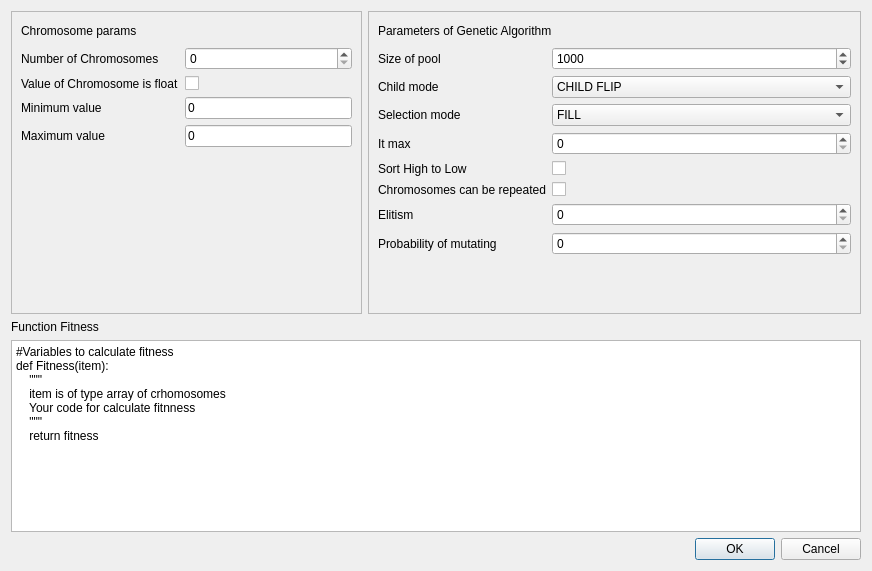
<?xml version="1.0" encoding="UTF-8"?>
<ui version="4.0">
 <class>Dialog</class>
 <widget class="QDialog" name="Dialog">
  <property name="geometry">
   <rect>
    <x>0</x>
    <y>0</y>
    <width>872</width>
    <height>571</height>
   </rect>
  </property>
  <property name="windowTitle">
   <string>Dialog</string>
  </property>
  <layout class="QVBoxLayout" name="verticalLayout">
   <item>
    <layout class="QHBoxLayout" name="horizontalLayout">
     <item>
      <widget class="QFrame" name="frame_2">
       <property name="sizePolicy">
        <sizepolicy hsizetype="Expanding" vsizetype="Preferred">
         <horstretch>0</horstretch>
         <verstretch>0</verstretch>
        </sizepolicy>
       </property>
       <property name="frameShape">
        <enum>QFrame::StyledPanel</enum>
       </property>
       <property name="frameShadow">
        <enum>QFrame::Raised</enum>
       </property>
       <layout class="QVBoxLayout" name="verticalLayout_2">
        <item>
         <widget class="QLabel" name="label">
          <property name="maximumSize">
           <size>
            <width>16777215</width>
            <height>20</height>
           </size>
          </property>
          <property name="text">
           <string>Chromosome params</string>
          </property>
         </widget>
        </item>
        <item>
         <layout class="QFormLayout" name="formLayout_2">
          <property name="fieldGrowthPolicy">
           <enum>QFormLayout::AllNonFixedFieldsGrow</enum>
          </property>
          <item row="0" column="0">
           <widget class="QLabel" name="label_3">
            <property name="text">
             <string>Number of Chromosomes</string>
            </property>
           </widget>
          </item>
          <item row="0" column="1">
           <widget class="QSpinBox" name="N_Chrom"/>
          </item>
          <item row="1" column="0">
           <widget class="QLabel" name="label_5">
            <property name="text">
             <string>Value of Chromosome is float</string>
            </property>
           </widget>
          </item>
          <item row="1" column="1">
           <widget class="QCheckBox" name="Chrm_is_F">
            <property name="text">
             <string/>
            </property>
           </widget>
          </item>
          <item row="2" column="0">
           <widget class="QLabel" name="label_6">
            <property name="text">
             <string>Minimum value</string>
            </property>
           </widget>
          </item>
          <item row="2" column="1">
           <widget class="QLineEdit" name="Chrm_min">
            <property name="text">
             <string>0</string>
            </property>
           </widget>
          </item>
          <item row="3" column="0">
           <widget class="QLabel" name="label_7">
            <property name="text">
             <string>Maximum value</string>
            </property>
           </widget>
          </item>
          <item row="3" column="1">
           <widget class="QLineEdit" name="Chrm_max">
            <property name="text">
             <string>0</string>
            </property>
           </widget>
          </item>
         </layout>
        </item>
       </layout>
      </widget>
     </item>
     <item>
      <widget class="QFrame" name="frame">
       <property name="sizePolicy">
        <sizepolicy hsizetype="Expanding" vsizetype="Expanding">
         <horstretch>0</horstretch>
         <verstretch>0</verstretch>
        </sizepolicy>
       </property>
       <property name="frameShape">
        <enum>QFrame::StyledPanel</enum>
       </property>
       <property name="frameShadow">
        <enum>QFrame::Raised</enum>
       </property>
       <layout class="QVBoxLayout" name="verticalLayout_3">
        <item>
         <widget class="QLabel" name="label_2">
          <property name="maximumSize">
           <size>
            <width>16777215</width>
            <height>20</height>
           </size>
          </property>
          <property name="text">
           <string>Parameters of Genetic Algorithm</string>
          </property>
         </widget>
        </item>
        <item>
         <layout class="QFormLayout" name="formLayout_3">
          <property name="fieldGrowthPolicy">
           <enum>QFormLayout::AllNonFixedFieldsGrow</enum>
          </property>
          <item row="0" column="0">
           <widget class="QLabel" name="label_4">
            <property name="text">
             <string>Size of pool</string>
            </property>
           </widget>
          </item>
          <item row="0" column="1">
           <widget class="QSpinBox" name="Size_of_pool">
            <property name="minimum">
             <number>100</number>
            </property>
            <property name="maximum">
             <number>9999</number>
            </property>
            <property name="value">
             <number>1000</number>
            </property>
           </widget>
          </item>
          <item row="1" column="0">
           <widget class="QLabel" name="label_8">
            <property name="text">
             <string>Child mode</string>
            </property>
           </widget>
          </item>
          <item row="1" column="1">
           <widget class="QComboBox" name="Child_mode">
            <item>
             <property name="text">
              <string>CHILD FLIP</string>
             </property>
            </item>
            <item>
             <property name="text">
              <string>CHILD_SPLIT</string>
             </property>
            </item>
            <item>
             <property name="text">
              <string>CHILD_FLIP_TOURNAMENT_DETERMINISTIC</string>
             </property>
            </item>
            <item>
             <property name="text">
              <string>CHILD_FLIP_TOURNAMENT_PROBABILISTIC</string>
             </property>
            </item>
            <item>
             <property name="text">
              <string>CHILD_MEAN</string>
             </property>
            </item>
            <item>
             <property name="text">
              <string>CHILD_SPLIT_TOURNAMENT_DETERMINISTIC</string>
             </property>
            </item>
            <item>
             <property name="text">
              <string>CHILD_SPLIT_TOURNAMENT_PROBABILISTIC</string>
             </property>
            </item>
           </widget>
          </item>
          <item row="2" column="0">
           <widget class="QLabel" name="label_9">
            <property name="text">
             <string>Selection mode</string>
            </property>
           </widget>
          </item>
          <item row="2" column="1">
           <widget class="QComboBox" name="Selection_mode">
            <item>
             <property name="text">
              <string>FILL</string>
             </property>
            </item>
            <item>
             <property name="text">
              <string>ROULETE</string>
             </property>
            </item>
           </widget>
          </item>
          <item row="3" column="0">
           <widget class="QLabel" name="label_10">
            <property name="text">
             <string>It max</string>
            </property>
           </widget>
          </item>
          <item row="3" column="1">
           <widget class="QSpinBox" name="Itmax"/>
          </item>
          <item row="4" column="0">
           <widget class="QLabel" name="label_11">
            <property name="text">
             <string>Sort High to Low</string>
            </property>
           </widget>
          </item>
          <item row="4" column="1">
           <widget class="QCheckBox" name="High_Low">
            <property name="text">
             <string/>
            </property>
           </widget>
          </item>
          <item row="5" column="0">
           <widget class="QLabel" name="label_14">
            <property name="text">
             <string>Chromosomes can be repeated</string>
            </property>
           </widget>
          </item>
          <item row="5" column="1">
           <widget class="QCheckBox" name="Chrm_can_repetead">
            <property name="text">
             <string/>
            </property>
           </widget>
          </item>
          <item row="6" column="0">
           <widget class="QLabel" name="label_12">
            <property name="text">
             <string>Elitism</string>
            </property>
           </widget>
          </item>
          <item row="6" column="1">
           <widget class="QSpinBox" name="Elitism"/>
          </item>
          <item row="7" column="0">
           <widget class="QLabel" name="label_13">
            <property name="text">
             <string>Probability of mutating</string>
            </property>
           </widget>
          </item>
          <item row="7" column="1">
           <widget class="QSpinBox" name="Mute"/>
          </item>
         </layout>
        </item>
       </layout>
      </widget>
     </item>
    </layout>
   </item>
   <item>
    <widget class="QLabel" name="label_15">
     <property name="text">
      <string>Function Fitness</string>
     </property>
    </widget>
   </item>
   <item>
    <widget class="QPlainTextEdit" name="Funt_Fitness">
     <property name="sizePolicy">
      <sizepolicy hsizetype="Expanding" vsizetype="Maximum">
       <horstretch>0</horstretch>
       <verstretch>0</verstretch>
      </sizepolicy>
     </property>
     <property name="plainText">
      <string>#Variables to calculate fitness
def Fitness(item):
    &quot;&quot;&quot;
    item is of type array of crhomosomes
    Your code for calculate fitnness
    &quot;&quot;&quot;
    return fitness</string>
     </property>
    </widget>
   </item>
   <item>
    <widget class="QDialogButtonBox" name="Aceptar_Cancelar">
     <property name="orientation">
      <enum>Qt::Horizontal</enum>
     </property>
     <property name="standardButtons">
      <set>QDialogButtonBox::Cancel|QDialogButtonBox::Ok</set>
     </property>
    </widget>
   </item>
  </layout>
 </widget>
 <resources/>
 <connections/>
</ui>
